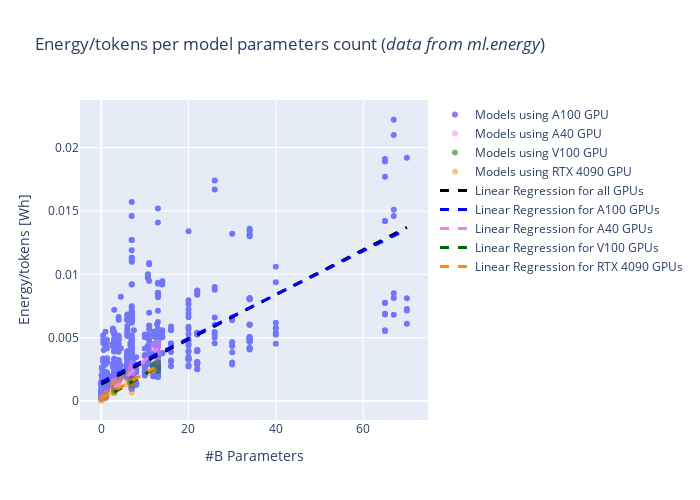

This figure's notebook cell:
### Markdown cell above
# Linear regressions

### Code cell
fig = go.Figure(layout=dict(width=500, height=500))

global_clrs = np.array(['blue', 'violet', 'darkgreen', 'darkorange'])

global_gpu_clrs = list(zip(global_gpus, global_clrs))

for gpu_col in global_gpu_clrs:
    plot_scatter(df=global_df, gpu=gpu_col[0], color=gpu_col[1]) 

    
plot_regression(df=global_df) 

for gpu_col in global_gpu_clrs:
    plot_regression(df=global_df,  gpu=gpu_col[0], color=gpu_col[1]) 

fig.update_layout(
    title='Energy/tokens per model parameters count (<i>data from ml.energy</i>)',
    xaxis=dict(title='#B Parameters'),
    yaxis=dict(title='Energy/tokens [Wh]'),
    template='plotly',
    width=700,
)

fig.show()

### Figure 1 — Plotly figure (JSON) as saved in the notebook; plotly's stock layout.template omitted (floating-point values rounded to 4 significant figures; data arrays with more than 128 entries replaced by an {"elided": "..."} marker saying what was removed)
{"data": [{"marker": {"color": "blue"}, "mode": "markers", "name": "Models using A100 GPU", "opacity": 0.5, "type": "scatter", "x": {"elided": "1638 float values"}, "y": {"elided": "1638 float values"}}, {"marker": {"color": "violet"}, "mode": "markers", "name": "Models using A40 GPU", "opacity": 0.5, "type": "scatter", "x": [7, 7, 12, 7, 13, 7, 7, 13, 7, 13, 13, 13, 7, 3, 7, 12, 7, 7, 13, 7, 13, 7, 7, 7, 13, 7, 7, 13, 13, 7, 12, 7, 7, 3, 7, 13, 13, 12, 7, 7, 13, 7, 7, 13, 7, 7, 13, 7, 7, 7, 13, 12, 7, 12, 7, 13, 7, 13, 13, 7, 7, 7, 7, 13, 7, 3, 13, 7, 7, 7, 7, 7, 7, 7, 12, 13, 7, 13, 12, 7, 7, 7, 13, 7, 13, 3, 13, 13, 7, 13, 7, 7], "y": [0.00219, 0.002652, 0.004115, 0.002475, 0.004177, 0.002144, 0.001997, 0.004331, 0.002967, 0.004323, 0.004122, 0.004171, 0.001962, 0.001604, 0.002288, 0.00427, 0.002359, 0.00222, 0.004185, 0.002476, 0.003052, 0.001655, 0.00216, 0.002188, 0.004212, 0.002032, 0.002261, 0.004474, 0.004244, 0.002094, 0.004424, 0.002455, 0.002098, 0.001587, 0.002125, 0.004546, 0.00414, 0.004252, 0.002246, 0.002149, 0.00405, 0.002524, 0.002526, 0.003132, 0.001659, 0.002182, 0.004236, 0.002228, 0.002046, 0.002185, 0.004317, 0.004229, 0.001976, 0.004157, 0.002546, 0.004582, 0.002499, 0.004214, 0.004229, 0.002443, 0.002623, 0.00208, 0.002165, 0.00384, 0.002224, 0.001095, 0.003013, 0.00162, 0.002318, 0.00234, 0.00214, 0.002789, 0.00221, 0.002149, 0.004229, 0.004122, 0.002101, 0.00414, 0.004309, 0.002147, 0.002188, 0.002774, 0.004175, 0.002298, 0.004626, 0.001368, 0.004073, 0.004218, 0.002305, 0.003148, 0.001657, 0.002123]}, {"marker": {"color": "darkgreen"}, "mode": "markers", "name": "Models using V100 GPU", "opacity": 0.5, "type": "scatter", "x": [13, 3, 13, 7, 7, 7, 13, 7, 7, 7, 7, 13, 13, 7, 7, 12, 12, 7, 13, 7, 7, 13, 7, 7, 7, 7, 13, 7, 13, 13, 3, 13, 7, 7, 7, 7, 12, 12, 7, 13, 7, 7, 7, 7, 7, 3, 13, 13, 7, 13, 7, 7, 13, 12, 7, 13, 13, 7, 12, 7, 7, 7, 7, 13, 12, 13, 7, 7, 7, 12, 7, 3, 13, 7, 13, 13, 7, 7, 13, 7, 7, 7, 7, 7], "y": [0.002669, 0.0009344, 0.002498, 0.001409, 0.001448, 0.001461, 0.002819, 0.001561, 0.001472, 0.001558, 0.00177, 0.003045, 0.002905, 0.001551, 0.001403, 0.002741, 0.002661, 0.001409, 0.002584, 0.001682, 0.001469, 0.002405, 0.001442, 0.00136, 0.001544, 0.001392, 0.002802, 0.001435, 0.002571, 0.00291, 0.001021, 0.002969, 0.001571, 0.001549, 0.00139, 0.001395, 0.002724, 0.002678, 0.001431, 0.002576, 0.001657, 0.001349, 0.001363, 0.001549, 0.001388, 0.0006922, 0.002859, 0.002714, 0.001588, 0.00258, 0.001646, 0.001657, 0.002881, 0.002694, 0.001444, 0.002777, 0.002409, 0.001372, 0.002566, 0.001397, 0.001462, 0.00134, 0.001464, 0.002657, 0.002814, 0.002771, 0.001441, 0.00143, 0.001559, 0.002915, 0.001494, 0.0006752, 0.002393, 0.001641, 0.002647, 0.002394, 0.001676, 0.001433, 0.003018, 0.001603, 0.001459, 0.001294, 0.001465, 0.001353]}, {"marker": {"color": "darkorange"}, "mode": "markers", "name": "Models using RTX 4090 GPU", "opacity": 0.5, "type": "scatter", "x": {"elided": "138 float values"}, "y": {"elided": "138 float values"}}, {"line": {"color": "black", "dash": "dash", "width": 3}, "mode": "lines", "name": "Linear Regression for all GPUs", "type": "scatter", "x": [0.001, 70], "y": [0.001328, 0.0137]}, {"line": {"color": "blue", "dash": "dash", "width": 3}, "mode": "lines", "name": "Linear Regression for A100 GPUs", "type": "scatter", "x": [0.001, 70], "y": [0.001501, 0.01357]}, {"line": {"color": "violet", "dash": "dash", "width": 3}, "mode": "lines", "name": "Linear Regression for A40 GPUs", "type": "scatter", "x": [3, 13], "y": [0.00106, 0.00414]}, {"line": {"color": "darkgreen", "dash": "dash", "width": 3}, "mode": "lines", "name": "Linear Regression for V100 GPUs", "type": "scatter", "x": [3, 13], "y": [0.0006887, 0.002739]}, {"line": {"color": "darkorange", "dash": "dash", "width": 3}, "mode": "lines", "name": "Linear Regression for RTX 4090 GPUs", "type": "scatter", "x": [0.001, 12], "y": [0.0001986, 0.002584]}], "layout": {"height": 500, "title": {"text": "Energy/tokens per model parameters count (<i>data from ml.energy</i>)"}, "width": 700, "xaxis": {"title": {"text": "#B Parameters"}}, "yaxis": {"title": {"text": "Energy/tokens [Wh]"}}}}
